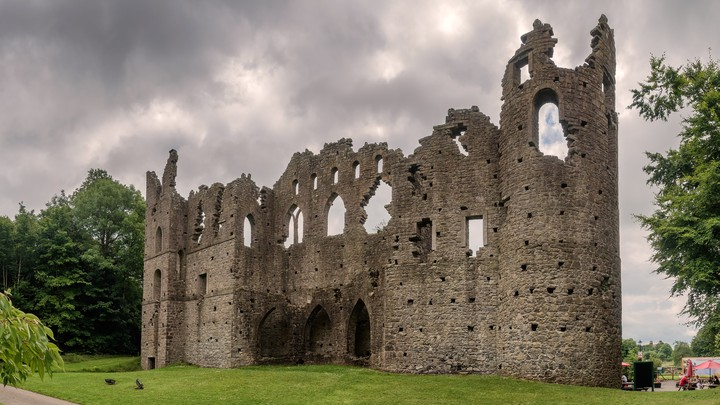
#> input picture Image_Files/Image6.jpg, 720 x 405 px
$ python Fifth.py
#> lines starting #> are read from the running program, lines starting #| are printed output that depends on the picture
import cv2

img = cv2.imread('Image_Files/Image6.jpg')
#> img is the input picture: shape (405, 720, 3); mean B, G, R 104.4, 120.6, 127.2
cv2.imshow('Basic Image', img)
cv2.waitKey(0)

# Resizing an Image
# cv2.resize(Image_variable, size, interpolation)
resize = cv2.resize(img,(500,500),interpolation=cv2.INTER_CUBIC)
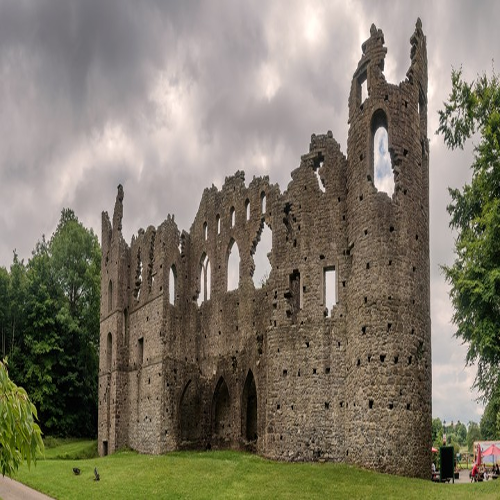
#> resize: shape (500, 500, 3); mean B, G, R 104.4, 120.6, 127.2
cv2.imshow('Resized',resize)
cv2.waitKey(0)

# Cropping an Image
# img[x-start:x-end, y-start:y-end]
cropped = img[50:200,200:400]
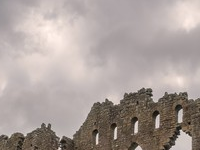
#> cropped: shape (150, 200, 3); mean B, G, R 155.4, 159.6, 170.6
cv2.imshow('Cropped',cropped)
cv2.waitKey(0)

$ run again, with Image_Files/Image1.jpg copied over Image_Files/Image6.jpg
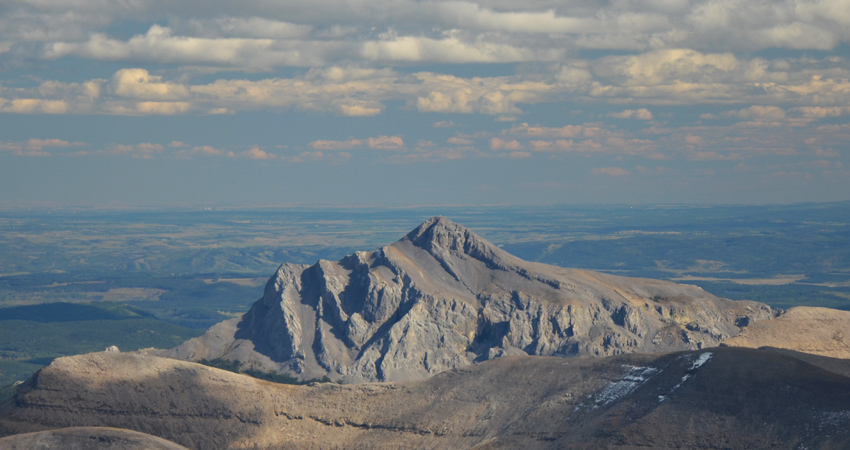
#> input picture Image_Files/Image1.jpg, 850 x 450 px
#> img is the input picture: shape (450, 850, 3); mean B, G, R 129.3, 123.5, 114.5
#> `resize = cv2.resize(img,(500,500),interpolation=cv2.INTER_CUBIC)`:
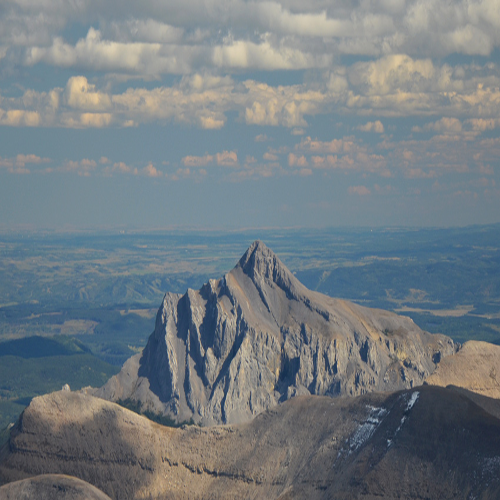
#> resize: shape (500, 500, 3); mean B, G, R 129.3, 123.5, 114.5
#> `cropped = img[50:200,200:400]`:
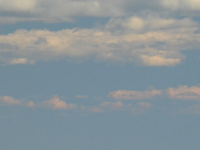
#> cropped: shape (150, 200, 3); mean B, G, R 152.9, 147.5, 135.4

$ run again, with Image_Files/Image2.jpg copied over Image_Files/Image6.jpg
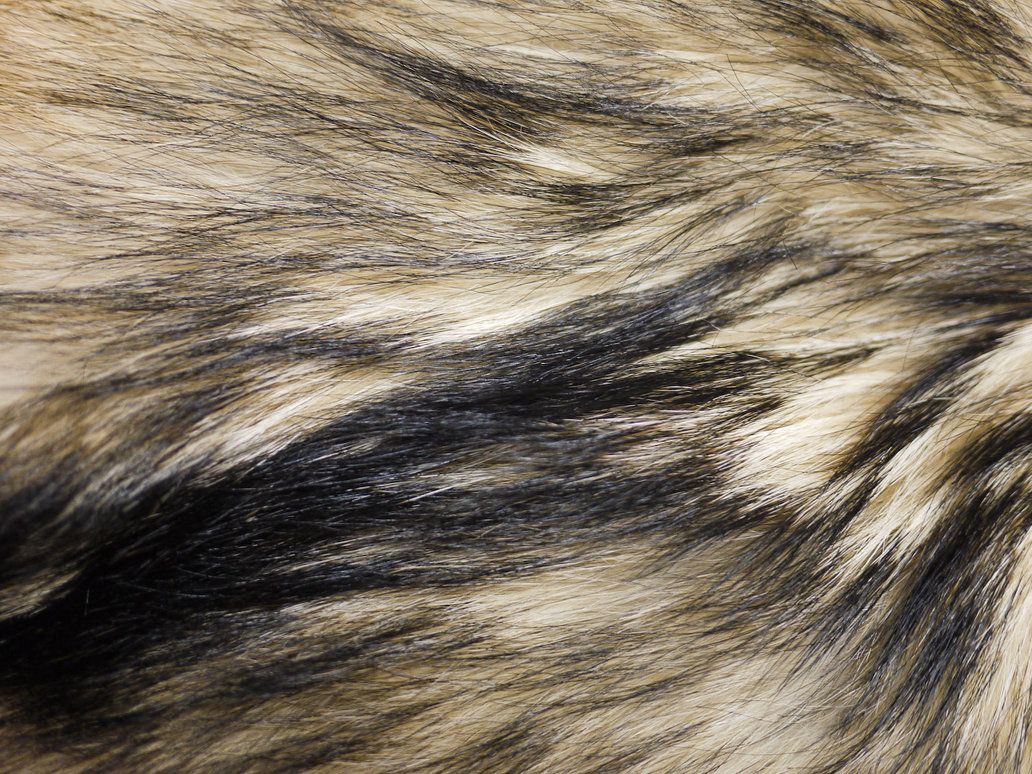
#> input picture Image_Files/Image2.jpg, 1032 x 774 px
#> img is the input picture: shape (774, 1032, 3); mean B, G, R 100.2, 117.2, 129.1
#> `resize = cv2.resize(img,(500,500),interpolation=cv2.INTER_CUBIC)`:
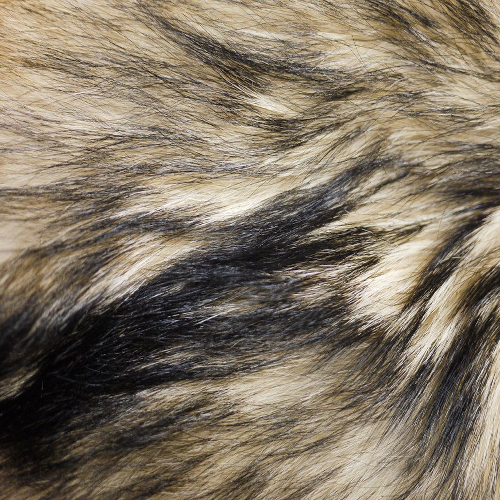
#> resize: shape (500, 500, 3); mean B, G, R 100.2, 117.2, 129.1
#> `cropped = img[50:200,200:400]`:
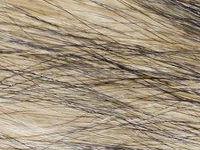
#> cropped: shape (150, 200, 3); mean B, G, R 125.3, 147.7, 162.9
